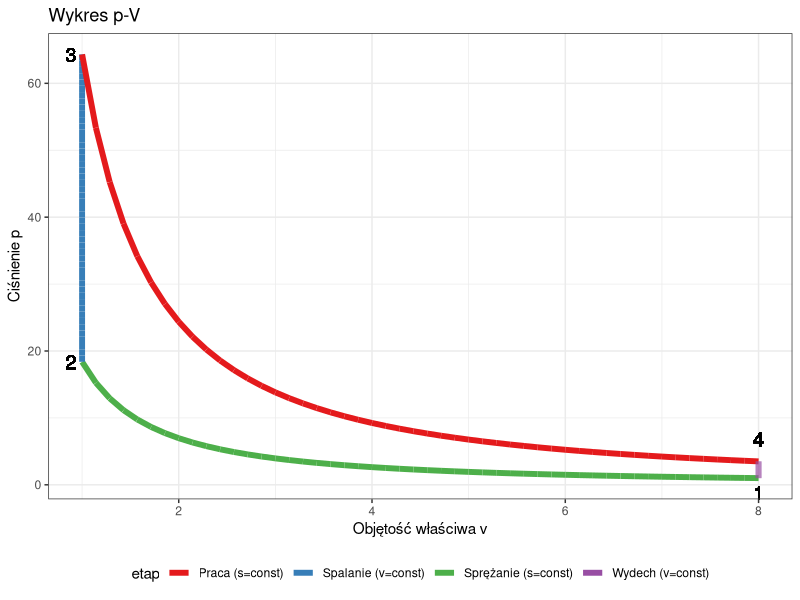
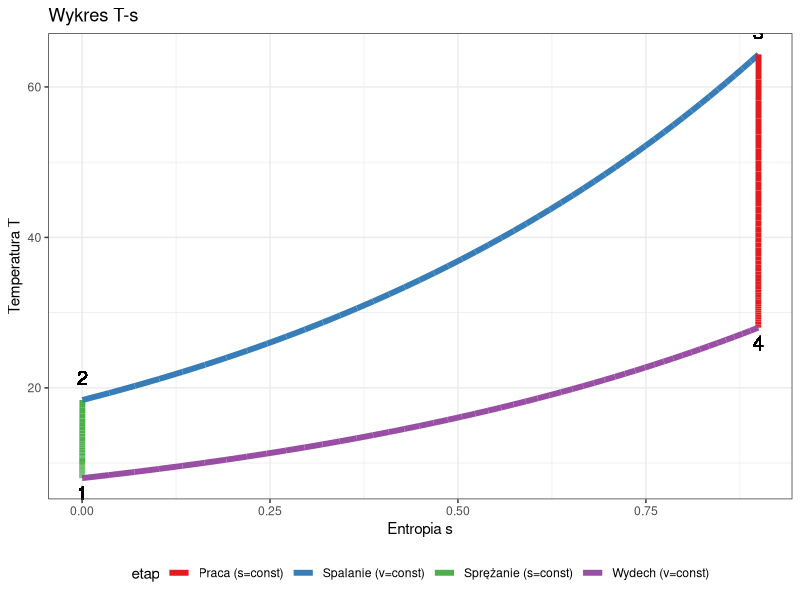
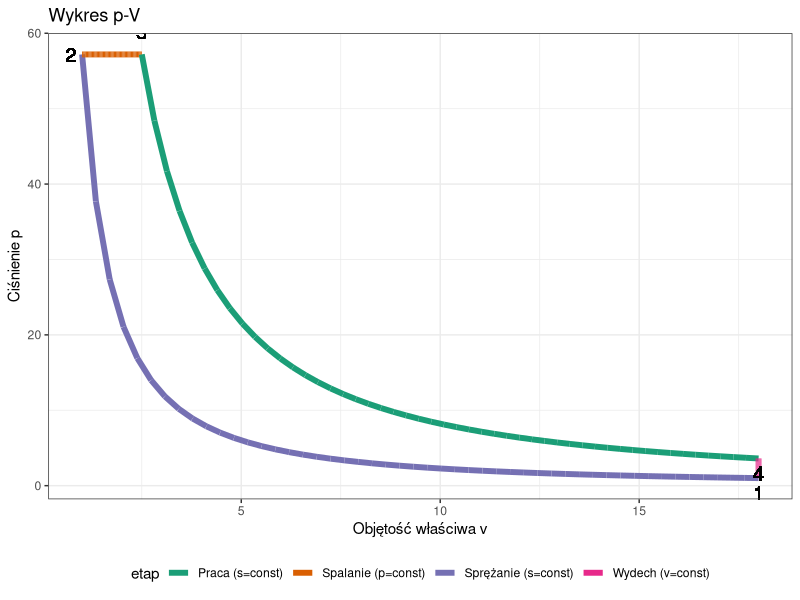
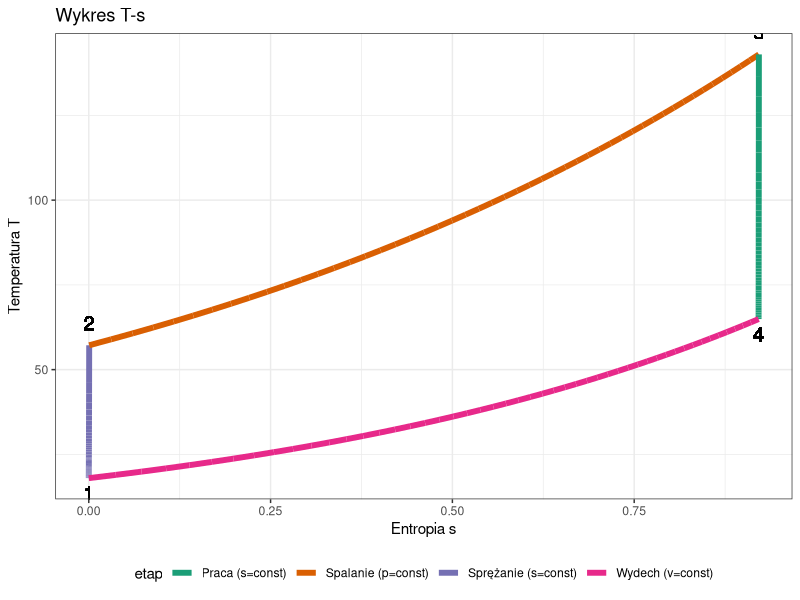
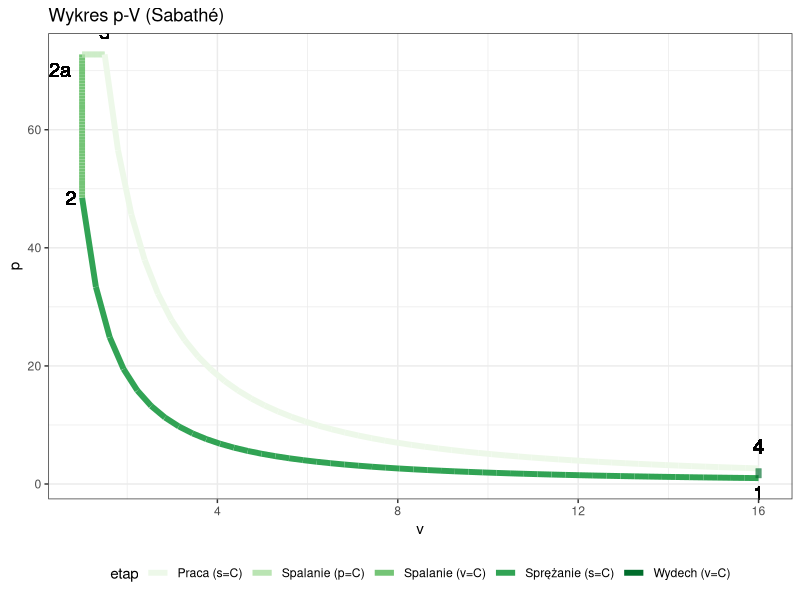
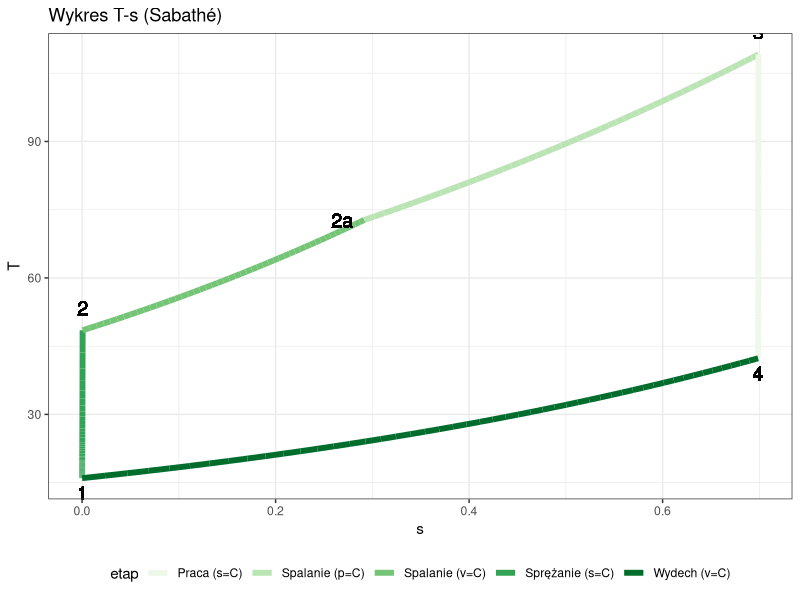

Recreate these plots in R, in order.
## ---- chunk 1
#| label: otto
#| echo: false
#| layout-ncol: 2
#| fig-width: 6
#| fig-height: 5
#| warning: false
#| message: false

library(ggplot2)

# 1. PARAMETRY
k <- 1.4
v_min <- 1; v_max <- 8  # Stopień sprężania epsilon = 8
epsilon <- v_max / v_min
cv <- 0.718 # kJ/kgK (powietrze)
R_ind <- 0.287 # kJ/kgK

# Funkcje pomocnicze
calc_T <- function(p, v) { p * v } # Proporcjonalne do T (T = pv/R)
calc_s <- function(T, v) { cv * log(T) + R_ind * log(v) }

# 2. OBLICZENIA PUNKTÓW
# Pkt 1 (Start)
p1 <- 1; v1 <- v_max
T1 <- calc_T(p1, v1)
s1 <- calc_s(T1, v1)

# Pkt 2 (Po sprężaniu adiabatycznym 1-2)
# p1*v1^k = p2*v2^k
v2 <- v_min
p2 <- p1 * (v1/v2)^k
T2 <- calc_T(p2, v2)
s2 <- calc_s(T2, v2)

# Pkt 3 (Po spalaniu izochorycznym 2-3) "Eksplozja"
v3 <- v2
lambda <- 3.5 # Stopień wzrostu ciśnienia
p3 <- p2 * lambda
T3 <- calc_T(p3, v3)
s3 <- calc_s(T3, v3)

# Pkt 4 (Po rozprężaniu adiabatycznym 3-4)
# p3*v3^k = p4*v4^k
v4 <- v1
p4 <- p3 * (v3/v4)^k
T4 <- calc_T(p4, v4)
s4 <- calc_s(T4, v4)

# 3. GENEROWANIE KRZYWYCH
n_points <- 50

# 1-2 Adiabata
v_12 <- seq(v1, v2, length.out=n_points)
p_12 <- p1 * (v1/v_12)^k
T_12 <- calc_T(p_12, v_12)
s_12 <- calc_s(T_12, v_12)

# 2-3 Izochora
v_23 <- rep(v2, n_points)
p_23 <- seq(p2, p3, length.out=n_points)
T_23 <- calc_T(p_23, v_23)
s_23 <- calc_s(T_23, v_23)

# 3-4 Adiabata
v_34 <- seq(v3, v4, length.out=n_points)
p_34 <- p3 * (v3/v_34)^k
T_34 <- calc_T(p_34, v_34)
s_34 <- calc_s(T_34, v_34)

# 4-1 Izochora
v_41 <- rep(v4, n_points)
p_41 <- seq(p4, p1, length.out=n_points)
T_41 <- calc_T(p_41, v_41)
s_41 <- calc_s(T_41, v_41)

df <- data.frame(
  v = c(v_12, v_23, v_34, v_41),
  p = c(p_12, p_23, p_34, p_41),
  T = c(T_12, T_23, T_34, T_41),
  s = c(s_12, s_23, s_34, s_41),
  etap = rep(c("Sprężanie (s=const)", "Spalanie (v=const)", "Praca (s=const)", "Wydech (v=const)"), each=n_points)
)
df$s <- df$s - min(df$s) # Normalizacja entropii do 0

# 4. WYKRESY
p_pv <- ggplot(df, aes(x=v, y=p, group=1)) +
  geom_path(aes(color=etap), size=2) +
  geom_text(aes(x=v1, y=p1, label="1"), vjust=1.5, size=5) +
  geom_text(aes(x=v2, y=p2, label="2"), hjust=1.5, size=5) +
  geom_text(aes(x=v3, y=p3, label="3"), hjust=1.5, size=5) +
  geom_text(aes(x=v4, y=p4, label="4"), vjust=-1, size=5) +
  labs(title="Wykres p-V", x="Objętość właściwa v", y="Ciśnienie p") +
  theme_bw() + theme(legend.position = "bottom") +
  scale_color_brewer(palette="Set1")

p_ts <- ggplot(df, aes(x=s, y=T, group=1)) +
  geom_path(aes(color=etap), size=2) +
  geom_text(aes(x=df$s[1], y=T1, label="1"), vjust=1.5, size=5) +
  geom_text(aes(x=df$s[n_points], y=T2, label="2"), vjust=-1, size=5) +
  geom_text(aes(x=df$s[2*n_points], y=T3, label="3"), vjust=-1, size=5) +
  geom_text(aes(x=df$s[3*n_points], y=T4, label="4"), vjust=1.5, size=5) +
  labs(title="Wykres T-s", x="Entropia s", y="Temperatura T") +
  theme_bw() + theme(legend.position = "bottom") +
  scale_color_brewer(palette="Set1")

p_pv
p_ts
## ---- chunk 2
#| label: diesel
#| echo: false
#| layout-ncol: 2
#| fig-width: 6
#| fig-height: 5
#| warning: false
#| message: false

# 1. PARAMETRY
k <- 1.4
v_min <- 1; v_max <- 18  # Wyższy stopień sprężania
epsilon <- v_max / v_min
cv <- 0.718; R_ind <- 0.287

# Funkcje pomocnicze
calc_T <- function(p, v) { p * v } 
calc_s <- function(T, v) { cv * log(T) + R_ind * log(v) }

# 2. OBLICZENIA PUNKTÓW
n_points <- 50

# Pkt 1 (Start)
p1 <- 1; v1 <- v_max
T1 <- calc_T(p1, v1)
s1 <- calc_s(T1, v1)

# Pkt 2 (Po sprężaniu adiabatycznym 1-2)
v2 <- v_min
p2 <- p1 * (v1/v2)^k
T2 <- calc_T(p2, v2)
s2 <- calc_s(T2, v2)

# Pkt 3 (Po spalaniu IZOBARYCZNYM 2-3)
# p3 = p2
p3 <- p2
# Stopień obciążenia np. 2
rho <- 2.5 
v3 <- v_min * rho 
T3 <- calc_T(p3, v3) # T rośnie bo v rośnie przy stałym p
s3 <- calc_s(T3, v3)

# Pkt 4 (Po rozprężaniu adiabatycznym 3-4)
# p3*v3^k = p4*v4^k
v4 <- v1 # Powrót do objętości max
p4 <- p3 * (v3/v4)^k
T4 <- calc_T(p4, v4)
s4 <- calc_s(T4, v4)

# 3. GENEROWANIE KRZYWYCH

# 1-2 Adiabata
v_12 <- seq(v1, v2, length.out=n_points)
p_12 <- p1 * (v1/v_12)^k
T_12 <- calc_T(p_12, v_12)
s_12 <- calc_s(T_12, v_12)

# 2-3 IZOBARA (p=const)
v_23 <- seq(v2, v3, length.out=n_points)
p_23 <- rep(p2, n_points)
T_23 <- calc_T(p_23, v_23)
s_23 <- calc_s(T_23, v_23)

# 3-4 Adiabata
v_34 <- seq(v3, v4, length.out=n_points)
p_34 <- p3 * (v3/v_34)^k
T_34 <- calc_T(p_34, v_34)
s_34 <- calc_s(T_34, v_34)

# 4-1 Izochora
v_41 <- rep(v4, n_points)
p_41 <- seq(p4, p1, length.out=n_points)
T_41 <- calc_T(p_41, v_41)
s_41 <- calc_s(T_41, v_41)

df_diesel <- data.frame(
  v = c(v_12, v_23, v_34, v_41),
  p = c(p_12, p_23, p_34, p_41),
  T = c(T_12, T_23, T_34, T_41),
  s = c(s_12, s_23, s_34, s_41),
  etap = rep(c("Sprężanie (s=const)", "Spalanie (p=const)", "Praca (s=const)", "Wydech (v=const)"), each=n_points)
)
df_diesel$s <- df_diesel$s - min(df_diesel$s)

# 4. WYKRESY
p_pv_d <- ggplot(df_diesel, aes(x=v, y=p, group=1)) +
  geom_path(aes(color=etap), size=2) +
  geom_text(aes(x=v1, y=p1, label="1"), vjust=1.5, size=5) +
  geom_text(aes(x=v2, y=p2, label="2"), hjust=1.5, size=5) +
  geom_text(aes(x=v3, y=p3, label="3"), vjust=-1, size=5) +
  geom_text(aes(x=v4, y=p4, label="4"), vjust=1.5, size=5) +
  labs(title="Wykres p-V", x="Objętość właściwa v", y="Ciśnienie p") +
  theme_bw() + theme(legend.position = "bottom") +
  scale_color_brewer(palette="Dark2")

p_ts_d <- ggplot(df_diesel, aes(x=s, y=T, group=1)) +
  geom_path(aes(color=etap), size=2) +
  geom_text(aes(x=df_diesel$s[1], y=T1, label="1"), vjust=1.5, size=5) +
  geom_text(aes(x=df_diesel$s[n_points], y=T2, label="2"), vjust=-1, size=5) +
  geom_text(aes(x=df_diesel$s[2*n_points], y=T3, label="3"), vjust=-1, size=5) +
  geom_text(aes(x=df_diesel$s[3*n_points], y=T4, label="4"), vjust=1.5, size=5) +
  labs(title="Wykres T-s", x="Entropia s", y="Temperatura T") +
  theme_bw() + theme(legend.position = "bottom") +
  scale_color_brewer(palette="Dark2")

p_pv_d
p_ts_d
## ---- chunk 3
#| label: sabathe
#| echo: false
#| layout-ncol: 2
#| fig-width: 6
#| fig-height: 5
#| warning: false
#| message: false

# 1. PARAMETRY
k <- 1.4
v_min <- 1; v_max <- 16
epsilon <- v_max / v_min
cv <- 0.718; R_ind <- 0.287

# Funkcje pomocnicze
calc_T <- function(p, v) { p * v }
calc_s <- function(T, v) { cv * log(T) + R_ind * log(v) }

# 2. OBLICZENIA PUNKTÓW
n_points <- 50

# Pkt 1 (Start)
p1 <- 1; v1 <- v_max
T1 <- calc_T(p1, v1)
s1 <- calc_s(T1, v1)

# Pkt 2 (Po sprężaniu adiabatycznym 1-2)
v2 <- v_min
p2 <- p1 * (v1/v2)^k
T2 <- calc_T(p2, v2)
s2 <- calc_s(T2, v2)

# Pkt 2a (Po spalaniu IZOCHORYCZNYM 2-2a)
# Alfa - stopień wzrostu ciśnienia
alfa <- 1.5 
v2a <- v2
p2a <- p2 * alfa
T2a <- calc_T(p2a, v2a)
s2a <- calc_s(T2a, v2a)

# Pkt 3 (Po spalaniu IZOBARYCZNYM 2a-3)
# Rho - stopień obciążenia (wzrostu objętości)
rho <- 1.5
p3 <- p2a
v3 <- v2a * rho
T3 <- calc_T(p3, v3)
s3 <- calc_s(T3, v3)

# Pkt 4 (Po rozprężaniu adiabatycznym 3-4)
# p3*v3^k = p4*v4^k
v4 <- v1
p4 <- p3 * (v3/v4)^k
T4 <- calc_T(p4, v4)
s4 <- calc_s(T4, v4)

# 3. GENEROWANIE KRZYWYCH

# 1-2 Adiabata
v_12 <- seq(v1, v2, length.out=n_points)
p_12 <- p1 * (v1/v_12)^k
T_12 <- calc_T(p_12, v_12)
s_12 <- calc_s(T_12, v_12)

# 2-2a Izochora
v_2to2a <- rep(v2, n_points)
p_2to2a <- seq(p2, p2a, length.out=n_points)
T_2to2a <- calc_T(p_2to2a, v_2to2a)
s_2to2a <- calc_s(T_2to2a, v_2to2a)

# 2a-3 Izobara
v_2ato3 <- seq(v2a, v3, length.out=n_points)
p_2ato3 <- rep(p2a, n_points)
T_2ato3 <- calc_T(p_2ato3, v_2ato3)
s_2ato3 <- calc_s(T_2ato3, v_2ato3)

# 3-4 Adiabata
v_34 <- seq(v3, v4, length.out=n_points)
p_34 <- p3 * (v3/v_34)^k
T_34 <- calc_T(p_34, v_34)
s_34 <- calc_s(T_34, v_34)

# 4-1 Izochora
v_41 <- rep(v4, n_points)
p_41 <- seq(p4, p1, length.out=n_points)
T_41 <- calc_T(p_41, v_41)
s_41 <- calc_s(T_41, v_41)

df_sab <- data.frame(
  v = c(v_12, v_2to2a, v_2ato3, v_34, v_41),
  p = c(p_12, p_2to2a, p_2ato3, p_34, p_41),
  T = c(T_12, T_2to2a, T_2ato3, T_34, T_41),
  s = c(s_12, s_2to2a, s_2ato3, s_34, s_41),
  etap = rep(c("Sprężanie (s=C)", "Spalanie (v=C)", "Spalanie (p=C)", "Praca (s=C)", "Wydech (v=C)"), each=n_points)
)
df_sab$s <- df_sab$s - min(df_sab$s)

# 4. WYKRESY
p_pv_s <- ggplot(df_sab, aes(x=v, y=p, group=1)) +
  geom_path(aes(color=etap), size=2) +
  geom_text(aes(x=v1, y=p1, label="1"), vjust=1.5, size=5) +
  geom_text(aes(x=v2, y=p2, label="2"), hjust=1.5, size=5) +
  geom_text(aes(x=v2a, y=p2a, label="2a"), vjust=1.5, hjust=1.5, size=5) +
  geom_text(aes(x=v3, y=p3, label="3"), vjust=-1, size=5) +
  geom_text(aes(x=v4, y=p4, label="4"), vjust=-1, size=5) +
  labs(title="Wykres p-V (Sabathé)", x="v", y="p") +
  theme_bw() + theme(legend.position = "bottom") +
  scale_color_brewer(palette="viridis")

p_ts_s <- ggplot(df_sab, aes(x=s, y=T, group=1)) +
  geom_path(aes(color=etap), size=2) +
  geom_text(aes(x=df_sab$s[1], y=T1, label="1"), vjust=1.5, size=5) +
  geom_text(aes(x=df_sab$s[n_points], y=T2, label="2"), vjust=-1, size=5) +
   # 2a is at end of second segment (index 2*50)
  geom_text(aes(x=df_sab$s[2*n_points], y=T2a, label="2a"), hjust=1.5, size=5) +
  geom_text(aes(x=df_sab$s[3*n_points], y=T3, label="3"), vjust=-1, size=5) +
  geom_text(aes(x=df_sab$s[4*n_points], y=T4, label="4"), vjust=1.5, size=5) +
  labs(title="Wykres T-s (Sabathé)", x="s", y="T") +
  theme_bw() + theme(legend.position = "bottom") +
  scale_color_brewer(palette="viridis")

p_pv_s
p_ts_s
